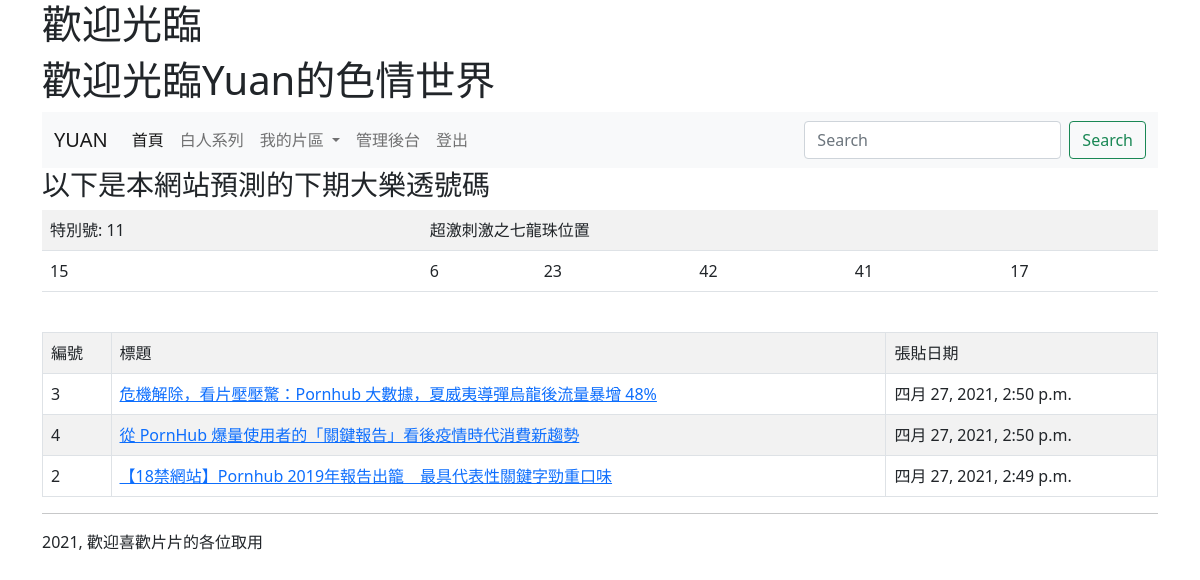
The app's page / (signed in) with its own data.
### mysite/models.py (models this page shows, shortened)
class Post(models.Model):
    title = models.CharField(max_length=200)
    body = models.TextField()
    pub_date = models.DateTimeField(default=timezone.now)
    class Meta:
        ordering = ('-pub_date',)

### mysite/views.py (the view)
# urls.py: path('', index),
def index(request):
	posts = Post.objects.all()
	myname = "Yuan"
	data = [i for i in range(1,43)]
	random.shuffle(data)
	lotto_numbers = data[0:6]
	special_number = data[6]
	return render(request, 'index.html', locals())

### templates/index.html (shortened to what this page needs)
{% extends "base.html" %}
{% block headmessage %} <h1>歡迎光臨</h1> {% endblock %}
{% block content %}
{% if request.user.is_authenticated %}
<h3>以下是本網站預測的下期大樂透號碼</h3>
<table class= 'table table-striped'>
  <tr><td>特別號: {{ special_number }}</td><td colspan=5>超激刺激之七龍珠位置</td></tr>
  <tr>
    {% for no in lotto_numbers %}
    <td>
      {{ no }}
    </td>
    {% endfor %}
  </tr>
</table>
<br>
{% endif %}
<table class= 'table table-striped table-bordered'>
  <tr><td>編號</td><td>標題</td><td>張貼日期</td></tr>
{% for post in posts %}
<tr>
    <td>{{ post.id }}</td>
    <td><a href="/show/{{post.id}}/">{{ post.title }}</a></td>
    <td>{{ post.pub_date }}</td>
</tr>
{% endfor %}
</table>
{% endblock%}

### records on screen
Post: id "3", title "危機解除，看片壓壓驚：Pornhub 大數據，夏威夷導彈烏龍後流量暴增 48%", pub_date "四月 27, 2021, 2:50 p.m."
Post: id "4", title "從 PornHub 爆量使用者的「關鍵報告」看後疫情時代消費新趨勢", pub_date "四月 27, 2021, 2:50 p.m."
Post: id "2", title "【18禁網站】Pornhub 2019年報告出籠 最具代表性關鍵字勁重口味", pub_date "四月 27, 2021, 2:49 p.m."

### other values on screen
{{ myname }} "Yuan"
{{ special_number }} "11"
{{ no }} "15" "6" "23" "42" "41" "17"
